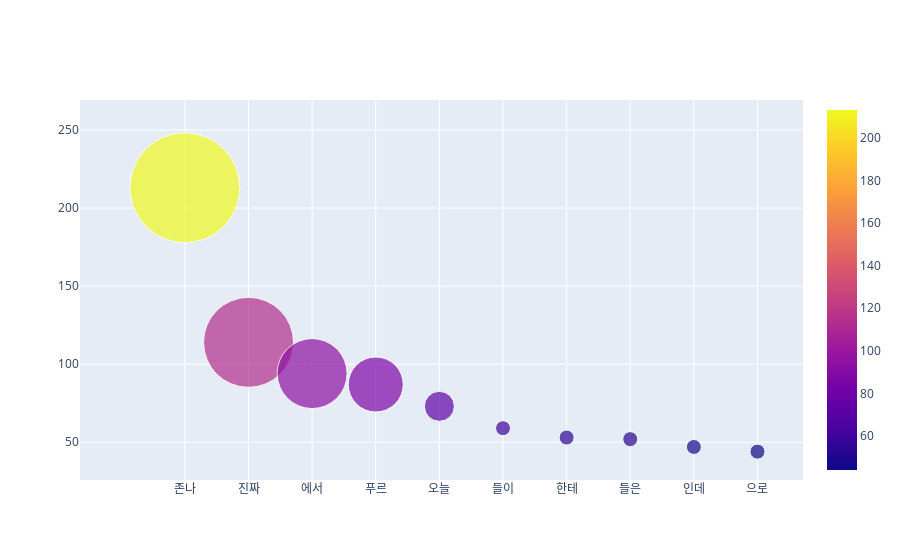

The notebook cell saved with this chart:
### Code cell
import sqlite3
import plotly.graph_objects as go

fig = go.Figure(data=[go.Scatter(
    x=top['word'],
    y=top['freq'],
    mode='markers',
    marker=dict(
        color=top['freq'],
        size=[110, 90, 70, 55, 30, 15,15,15,15,15],        
        showscale=True
        )
)])

fig.show()

### Figure 1 — Plotly figure (JSON) as saved in the notebook; plotly's stock layout.template omitted (floating-point values rounded to 4 significant figures)
{"data": [{"marker": {"color": [213, 114, 94, 87, 73, 59, 53, 52, 47, 44], "showscale": true, "size": [110, 90, 70, 55, 30, 15, 15, 15, 15, 15]}, "mode": "markers", "type": "scatter", "x": ["존나", "진짜", "에서", "푸르", "오늘", "들이", "한테", "들은", "인데", "으로"], "y": [213, 114, 94, 87, 73, 59, 53, 52, 47, 44]}], "layout": {}}
